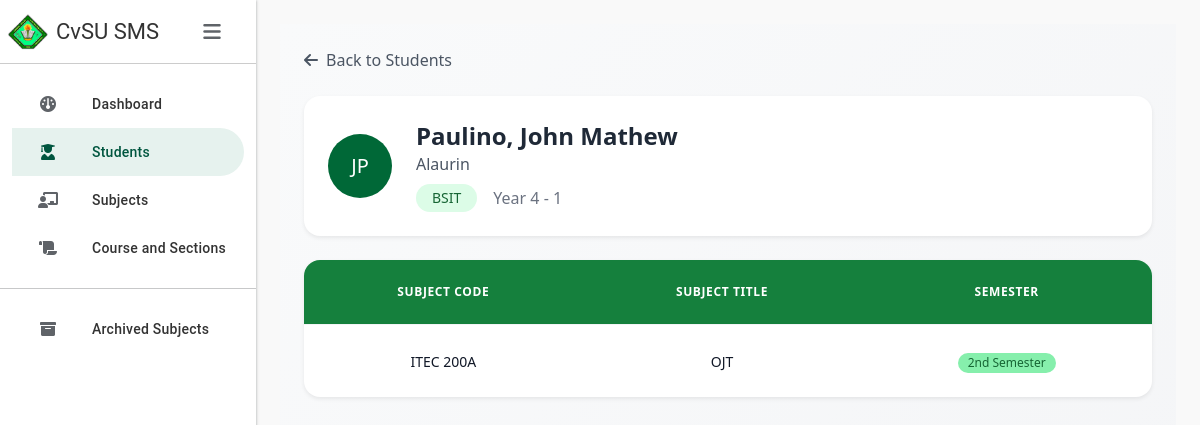
The page /students/202111922/ on the database its author committed.
### SMSapp/models.py (models this page shows, shortened)
class Student(models.Model):
    STATUS_CHOICES = [
        ('R', 'Regular'),
        ('I', 'Irregular')
    ]
    student_id = models.CharField(max_length=20, primary_key=True)
    last_name = models.CharField(max_length=50)
    first_name = models.CharField(max_length=50)
    middle_name = models.CharField(max_length=50, blank=True, null=True)
    course = models.ForeignKey(Course, on_delete=models.SET_NULL, null=True)
    year_level = models.PositiveSmallIntegerField()
    section = models.CharField(max_length=20)
    date_added = models.DateTimeField(auto_now_add=True)
    status = models.CharField(max_length=1, choices=STATUS_CHOICES, default='R')
    objects = StudentManager()

class Course(models.Model):
    course_abv = models.CharField(max_length=10, primary_key=True)
    course_name = models.CharField(max_length=100)

class StudentSubjectEnrollment(models.Model):
    student = models.ForeignKey(Student, on_delete=models.CASCADE)
    subject = models.ForeignKey(Subject, on_delete=models.CASCADE)

class Subject(models.Model):
    SEMESTER_CHOICES = [
        (1, '1st Semester'),
        (2, '2nd Semester'),
        (3, 'Summer'),
    ]
    subject_code = models.CharField(max_length=20, primary_key=True)
    subject_title = models.CharField(max_length=100)
    course = models.ForeignKey(Course, on_delete=models.CASCADE, null=True, blank=True)  # Make course optional
    school_year = models.CharField(max_length=20)
    semester = models.PositiveSmallIntegerField(choices=SEMESTER_CHOICES)
    year_level = models.PositiveSmallIntegerField()
    section = models.CharField(max_length=20)
    archive = models.BooleanField(default=False)
    archived = models.BooleanField(default=False)
    is_active = models.BooleanField(default=True)
    archived_date = models.DateTimeField(null=True, blank=True)
    class Meta:
        ordering = ['subject_code']

### SMSapp/views.py (the view)
# urls.py: path('students/<str:student_id>/', views.student_info, name='student_info'),  # Add this line
def student_info(request, student_id):
    student = get_object_or_404(Student, student_id=student_id)
    enrollments = StudentSubjectEnrollment.objects.filter(
        student=student,
        subject__is_active=True  # Only show active (non-archived) subjects
    ).select_related('subject')
    context = {
        'student': student,
        'enrollments': enrollments,
    }
    return render(request, 'studentinfo.html', context)

### SMSapp/templates/studentinfo.html (shortened to what this page needs)
{% extends 'base.html' %}
{% load static %}
{% load custom_filters %}
{% block content %}
<div class="p-6 bg-gradient-to-br from-gray-50 to-gray-100 min-h-screen">
    <div class="mb-6">
        <a href="{% url 'students' %}" class="text-gray-600 hover:text-gray-800 flex items-center gap-2">
            <i class="fas fa-arrow-left"></i>
            <span>Back to Students</span>
        </a>
    </div>
    <div class="bg-white rounded-2xl shadow-sm p-6 mb-6">
        <div class="flex items-center gap-4">
            <div class="h-16 w-16 rounded-full bg-[#006837] flex items-center justify-center text-white text-xl font-medium">
                {{ student.first_name|slice:":1" }}{{ student.last_name|slice:":1" }}
            </div>
            <div>
                <h2 class="text-2xl font-bold text-gray-800">{{ student.last_name }}, {{ student.first_name }}</h2>
                <p class="text-gray-600">{% if student.middle_name %}{{ student.middle_name }}{% endif %}</p>
                <div class="mt-2 flex items-center gap-3">
                    <span class="inline-flex items-center px-3 py-1 rounded-full text-sm font-medium bg-green-100 text-green-800">
                        {{ student.course.course_abv }}
                    </span>
                    <span class="text-gray-500">Year {{ student.year_level }} - {{ student.section }}</span>
                </div>
            </div>
        </div>
    </div>
    <div class="bg-white rounded-2xl shadow-sm overflow-hidden">
        <table class="w-full">
            <thead class="bg-green-700 border-b border-gray-100">
                <tr>
                    <th class="px-6 py-4 text-center text-xs font-bold text-white uppercase tracking-wider">Subject Code</th>
                    <th class="px-6 py-4 text-center text-xs font-bold text-white uppercase tracking-wider">Subject Title</th>
                    <th class="px-6 py-4 text-center text-xs font-bold text-white uppercase tracking-wider">Semester</th>
                </tr>
            </thead>
            <tbody class="divide-y divide-gray-100">
                {% for enrollment in enrollments %}
                <tr class="hover:bg-green-100 transition-colors cursor-pointer"
                    onclick="window.location.href='{% url 'student_subject_info' student.student_id enrollment.subject.subject_code %}'">
                    <td class="px-6 py-4 whitespace-nowrap text-center">
                        <span class="text-sm font-medium text-gray-900">{{ enrollment.subject.subject_code }}</span>
                    </td>
                    <td class="px-6 py-4 whitespace-nowrap text-center">
                        <span class="text-sm text-gray-900">{{ enrollment.subject.subject_title }}</span>
                    </td>
                    <td class="px-6 py-4 whitespace-nowrap text-center">
                        <span class="inline-flex items-center justify-center px-2.5 py-0.5 rounded-full text-xs font-medium bg-green-300 text-green-800">
                            {{ enrollment.subject.get_semester_display }}
                        </span>
                    </td>
                </tr>
                {% empty %}
                <tr>
                    <td colspan="3" class="px-6 py-8 text-center text-gray-500">
                        No subjects enrolled
                    </td>
                </tr>
                {% endfor %}
            </tbody>
        </table>
    </div>
</div>
{% endblock %}

### SMSapp/templates/base.html (style rules this page uses)
:root { --gc-primary: #00563F; --gc-secondary: #E6F2EE; --gc-text: #333333; --gc-border: #CCCCCC; --gc-hover: #F5F9F7; --sidebar-width: 256px; --sidebar-collapsed-width: 72px; }
body { background-color: #f9f9f9; overflow-x: hidden; }

### rows shown on the page
Student: first_name "J", last_name "P", last_name "Paulino", first_name "John Mathew", middle_name "Alaurin", course.course_abv "BSIT", year_level "4", section "1"
StudentSubjectEnrollment: subject.subject_code "ITEC 200A", subject.subject_title "OJT", subject.semester "2nd Semester"
